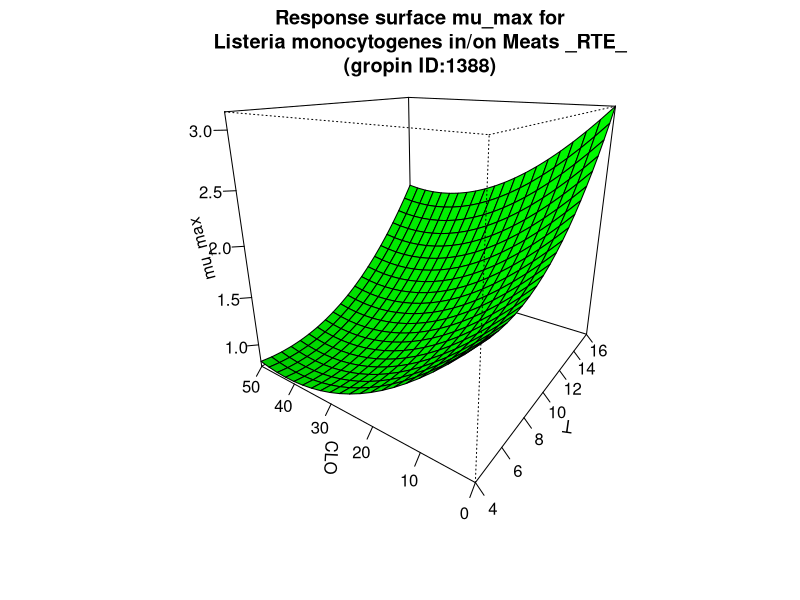

Write the R code that produced this figure.
#############################
# start of Parameter script
#############################
T <- seq(3.996003996004,16.016,length.out=21)
CLO <- seq(0,50.05,length.out=21)
#############################
# end of Parameter script
#############################
############################# 
# start of Model script Gropin ID 1388 
#############################
 
# constant coefficients for this model
 
variables <- data.frame(T,CLO)
argumentsPar <- expand.grid(variables)
 
# heart of the model
response_surface <- function(T,CLO) {
   mumax <-2.1911-0.1248*T-0.0512*CLO+0.0115*(T^2)+0.0006*(CLO^2)

return(mumax=mumax)
} 

# output parameters
mumax <- cbind(argumentsPar,response_surface(argumentsPar['T'],argumentsPar['CLO']))
colnames(mumax) <- c(colnames(argumentsPar),'mumax')
#############################
# End of Model script
#############################
############################# 
# start of Visualisation script Gropin ID 1388 
#############################
persp(T,CLO,matrix(unlist(mumax$mumax),nrow=21),col = 'green',xlab='T',ylab='CLO',zlab='mu_max',main='Response surface mu_max for
Listeria monocytogenes in/on Meats _RTE_
(gropin ID:1388)',theta=305,phi=20,shade=0.25,ticktype = 'detailed')
#############################
# End of Visualisation script
#############################
